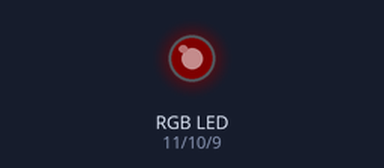
Simulated run of this sketch. Board: Arduino Uno, built with avr-gcc and run on an emulated ATmega328P. On the bench: an RGB LED mixed from three pins (HIGH = lit). Dim RGB values are drawn brighter than linear.

Above: at 0.15 s.
At 4.66 s:
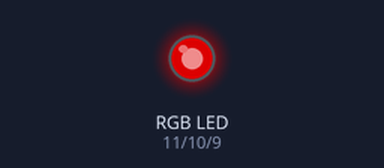
At 6.77 s:
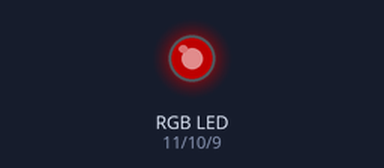
At 13.7 s:
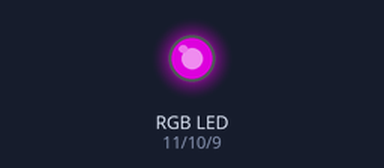
At 23.36 s:
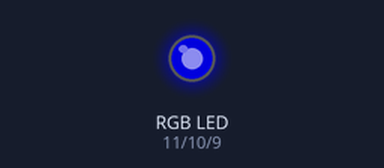
At 32.6 s:
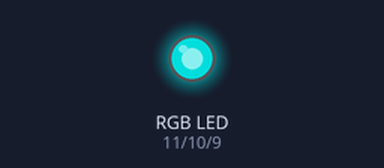
Timing chart, 0 to 40.0 s (numbered marks = the images above):
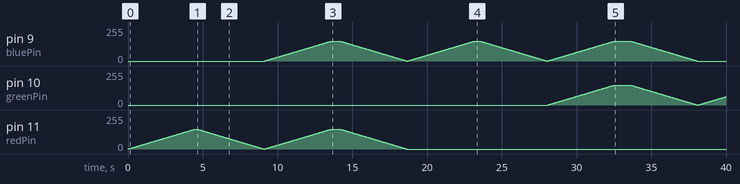

The sketch:

dimlights.ino
```cpp
#include <stdarg.h>

const int redPin = 11;
const int bluePin = 9;
const int greenPin = 10;
int led[3];


void setup() {
  Serial.begin(9600);
  pinMode(redPin, OUTPUT);
  pinMode(bluePin, OUTPUT);
  pinMode(greenPin, OUTPUT);
}

void loop() {

  lightsUp(50, 1, redPin);
  lightsDown(1, redPin);
  lightsUp(500, 2, redPin, bluePin);
  lightsDown(2, redPin, bluePin);
  lightsUp(300, 1, bluePin);
  lightsDown(1, bluePin);
  lightsUp(1000, 2, bluePin, greenPin);
  lightsDown(2, bluePin, greenPin);
  lightsUp(450, 1, greenPin);
  lightsDown(1, greenPin);
  lightsUp(1000, 2, bluePin, greenPin);
  lightsDown(2, bluePin, greenPin);
  lightsUp(300, 1, bluePin);
  lightsDown(1, bluePin);
  lightsUp(1000, 2, bluePin, greenPin);
  lightsDown(2, bluePin, greenPin);
  lightsUp(450, 1, greenPin);
  lightsDown(1, greenPin);


}

void lightsUp(int delay_time, int pins, ...) {

   va_list ledPins;
   va_start(ledPins, pins);
   for(int i = 0 ; i <= pins; i++) {
     led[i] = va_arg(ledPins, int);
   }

   for(int bright = 0; bright <= 150; bright++) {
    int i = 0;
     while( i < pins) {
        analogWrite(led[i], bright);
        i++;
     }
      delay(30);
   }
   va_end(ledPins);
   delay(delay_time);
}


void lightsDown(int pins, ...) {

   va_list ledPins;
   va_start(ledPins, pins);
   for(int i = 0 ; i <= pins; i++) {
     led[i] = va_arg(ledPins, int);
   }

   for(int bright = 150; bright >= 0; bright--) {
      int i = 0;
      while(i < pins) {
        analogWrite(led[i], bright);
        i++;
      }
      delay(30);
   }

   va_end(ledPins);
}
```
